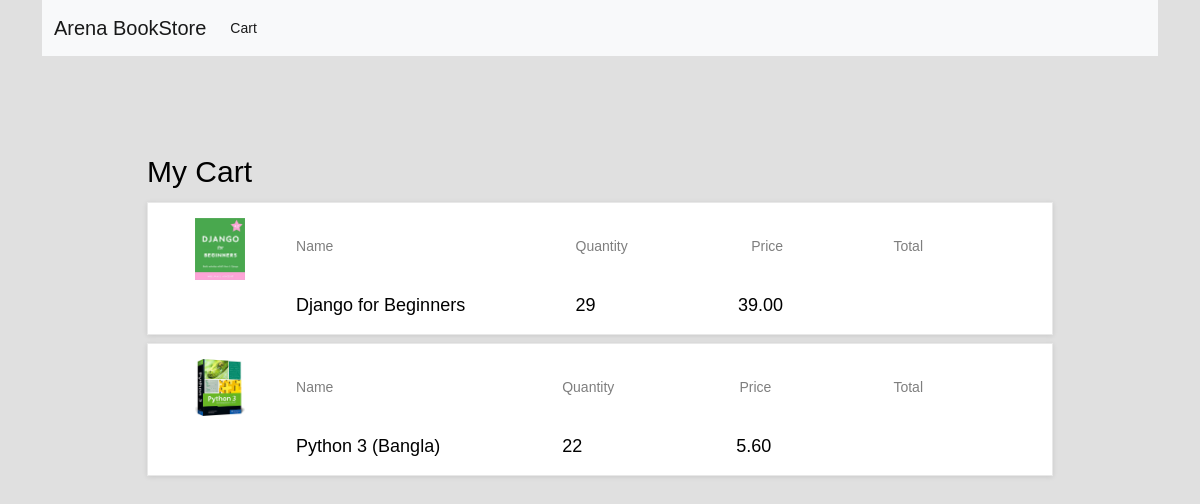
The page /cart/ (signed in) on the database as committed earlier.
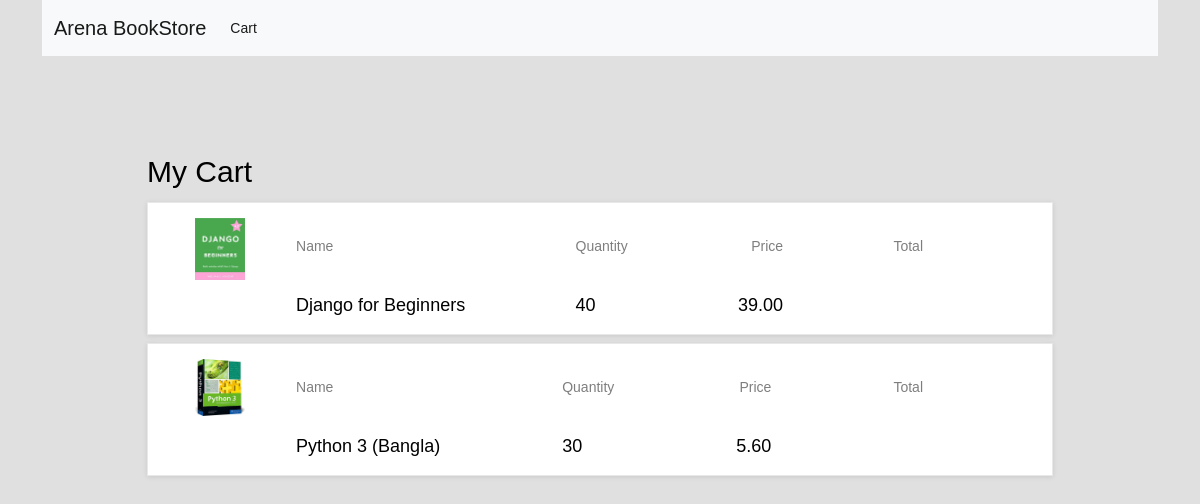
The same page on the database as committed later.
### cart/models.py (models this page shows)
class CartItem(models.Model):
    cart = models.ForeignKey(Cart, on_delete=models.CASCADE)
    book = models.ForeignKey(Book, on_delete=models.CASCADE)
    quantity = models.PositiveIntegerField(default=1, null=True)

### book/models.py (models this page shows, shortened)
class Book(models.Model):
    title = models.CharField(max_length=200)
    author = models.CharField(max_length=200)
    description = models.TextField()
    price = models.DecimalField(max_digits=6, decimal_places=2)
    image = models.ImageField(upload_to='book', blank=False, null=False)
    status = models.CharField(max_length=50, choices=STATUS_TYPE)
    created = models.DateTimeField(auto_now_add=True)
    updated = models.DateTimeField(auto_now=True)
    slug = models.SlugField(unique=True)
    class Meta:
        ordering = ['-created']

### cart/views.py (the view)
# urls.py: path('', views.cart_view, name='cart_view'),
def cart_view(request):
    cart = CartItem.objects.filter(cart__user=request.user)
    return render(request, 'cart/cart_view.html', {'cart': cart})

### templates/cart/cart_view.html (shortened to what this page needs)
{% extends 'base.html' %}
{% block body %}
<div class="cart_section">
    <div class="container-fluid">
        <div class="row">
            <div class="col-lg-10 offset-lg-1">
                <div class="cart_container">
                    <div class="cart_title">My Cart<small> </small></div>
                    {% for cart in cart %}
                    <div class="cart_items">
                        <ul class="cart_list">
                            <li class="cart_item clearfix">
                                <div style="height: 80px; width: 50px" class="cart_item_image"><img src="{{ cart.book.image.url}}" alt=""></div>
                                <div class="cart_item_info d-flex flex-md-row flex-column justify-content-between">
                                    <div class="cart_item_name cart_info_col">
                                        <div class="cart_item_title">Name</div>
                                        <div class="cart_item_text">{{cart.book.title}}</div>
                                    </div>
                                    <div class="cart_item_quantity cart_info_col">
                                        <div class="cart_item_title">Quantity</div>
                                        <div class="cart_item_text">{{cart.quantity}}</div>
                                    </div>
                                    <div class="cart_item_price cart_info_col">
                                        <div class="cart_item_title">Price</div>
                                        <div class="cart_item_text">{{cart.book.price}}</div>
                                    </div>
                                    <div class="cart_item_total cart_info_col">
                                        <div class="cart_item_title">Total</div>
                                    </div>
                                </div>
                            </li>
                        </ul>
                    </div>
                    {% endfor %}
                </div>
            </div>
        </div>
    </div>
</div>
{% endblock %}

### templates/base.html (shortened to what this page needs)
<!doctype html>
<html lang="en">
  <head>
    <link href="https://cdn.jsdelivr.net/npm/bootstrap@5.0.2/dist/css/bootstrap.min.css" rel="stylesheet">
  </head>
  <body>
    <div class="container">
        <nav class="navbar navbar-expand-lg navbar-light bg-light">
            <div class="container-fluid">
              <a class="navbar-brand" href="{% url 'book:book_list' %}">Arena BookStore</a>
              <div class="collapse navbar-collapse" id="navbarNavAltMarkup">
                <div class="navbar-nav">
                  <a class="nav-link active" aria-current="page" href="{% url 'cart:cart_view' %}">Cart</a>
                </div>
              </div>
            </div>
          </nav>
    {% block body %}
    {% endblock body %}
    </div>
  </body>
</html>

### templates/cart/cart_view.html (style rules this page uses)
* { margin: 0;padding: 0;-webkit-font-smoothing: antialiased;-webkit-text-shadow: rgba(0,0,0,.01) 0 0 1px;text-shadow: rgba(0,0,0,.01) 0 0 1px }
body { font-family: 'Rubik', sans-serif;font-size: 14px;font-weight: 400;background: #E0E0E0;color: #000000 }
ul { list-style: none;margin-bottom: 0px }
.cart_section { width: 100%;padding-top: 93px;padding-bottom: 111px }
.cart_title { font-size: 30px;font-weight: 500 }
.cart_items { margin-top: 8px }
.cart_list { border: solid 1px #e8e8e8;box-shadow: 0px 1px 5px rgba(0,0,0,0.1);background-color: #fff }
.cart_item { width: 100%;padding: 15px;padding-right: 46px }
.cart_item_image { width: 133px;height: 133px;float: left }
.cart_item_image img { max-width: 100% }
.cart_item_info { width: calc(100% - 133px);float: left;padding-top: 18px }
.cart_item_name { margin-left: 7.53% }
.cart_item_title { font-size: 14px;font-weight: 400;color: rgba(0,0,0,0.5) }
.cart_item_text { font-size: 18px;margin-top: 35px }
.cart_item_price { text-align: right }
.cart_item_total { text-align: right }

Rows that differ between the two databases and show on the page:
changed CartItem "Django for Beginners": quantity "29" → "40"
changed CartItem "Python 3 (Bangla)": quantity "22" → "30"
